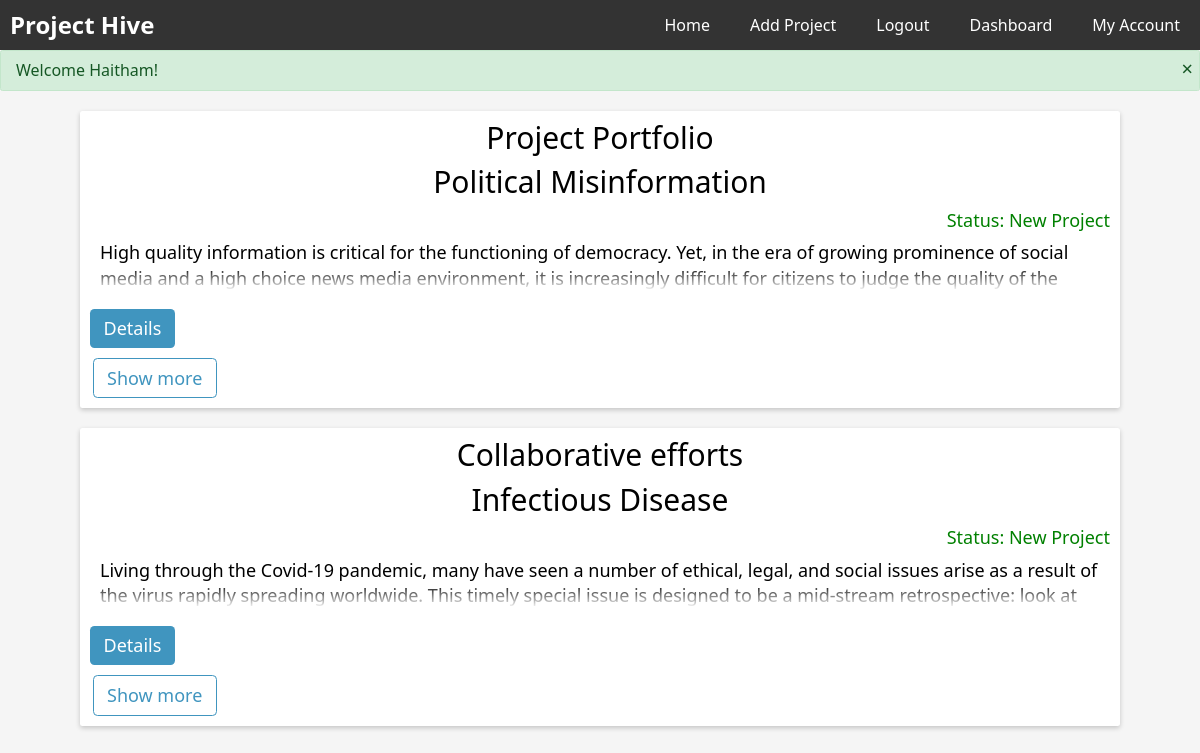
The page /dashboard (signed in) on the database its author committed.
### website/models.py (models this page shows)
class Project(db.Model):
    id = db.Column(db.Integer, primary_key=True)
    title = db.Column(db.String(500), nullable=False)
    start_date = db.Column(db.DateTime(timezone=True), default=func.now(), nullable=False)
    description = db.Column(db.String(5000), unique=True, nullable=False)
    status = db.Column(db.String(500), default="New Project")
    leaders = db.relationship('User', secondary='leader', backref='projects')

### website/views.py (the view)
@views.route('/dashboard')
@login_required
def dashboard():
    user = User.query.filter_by(email=current_user.email).first()
    leaders = Leader.query.filter_by(user_id=user.id).all() #grabbing all the leader's project
    collaborators = Collaborator.query.filter_by(user_id=user.id).all() #grabbing all the leader's project
    entries = []
    collaborator_entries = []
    for leader in leaders:
        projects = Project.query.filter_by(id=leader.project_id).all()
        if projects:
            for project in projects:
                entry = {}
                entry['title'] = project.title
                entry['description'] = project.description
                entry['status'] = project.status
                entry['id'] = project.id
                entries.append(entry)
    for collaborator in collaborators:
        projects = Project.query.filter_by(id=collaborator.project_id).all()
        if projects:
            for project in projects:
                collaborator_entry = {}
                collaborator_entry['title'] = project.title
                collaborator_entry['description'] = project.description
                collaborator_entry['status'] = project.status
                collaborator_entry['id'] = project.id
                collaborator_entries.append(collaborator_entry)
    flash(f'Welcome {user.first_name}!')
    return render_template('dashboard.html', user=current_user, entries=entries, collaborator_entries=collaborator_entries)

### website/__init__.py (called while the page is built)
def create_app():
    app = Flask(__name__)
    app.config["TEMPLATES_AUTO_RELOAD"] = True
    app.config['SQLALCHEMY_DATABASE_URI'] = f'sqlite:///{DB_NAME}'
    app.config['SECRET_KEY'] = "dsaljf;ldsakjf;lkdsjf,cmlkjlkwqjfoijlsad;"
    app.config['LOGIN_MESSAGE'] = 'Please log in to continue.'
    db.init_app(app)
    from website.views import views
    from website.auth import auth
    app.register_blueprint(views, url_prefix="/")
    app.register_blueprint(auth, url_prefix="/")
    from website import models
    from website.models import User
    create_database(app)
    login_manager = LoginManager()
    login_manager.login_view = 'auth.login'
    login_manager.login_message = 'Please log in to continue.' # set the custom login message
    login_manager.init_app(app)
    @login_manager.user_loader
    def load_user(id):
        return User.query.get(int(id))
    return app

### website/templates/dashboard.html (shortened to what this page needs)
{% extends "base.html" %} {% block title %} Dashboard {% endblock %} {% block main%}
<div class="card">
    <div class="title-grid portfolio">
        <div class="P-Title">Project Portfolio</div>
    </div>
    {% for entry in entries %}
        {% if loop.index <= 1 %}
            <div class="project-card">
                <div class="title-grid">
                    <div class="P-Title">{{ entry.title }}</div>
                    <div class="status">Status: {{entry.status}}</div>
                </div>
                <div class="Description">
                    {{ entry.description }}
                </div>
                <div class="card-footer">
                    <a href="{{ url_for('views_bp.details', id=entry.id) }}"><button class="homebtn">Details</button></a>
                </div>
            </div>
        {% endif %}
    {% endfor %}
    <div class="card-footer">
        <button class="homebtn btn-outline show-more-btn">Show more</button>
    </div>
</div>
<div class="card">
    <div class="title-grid">
        <div class="P-Title">Collaborative efforts</div>
    </div>
    {% for collaborator_entry in collaborator_entries %}
        {% if loop.index <= 1 %}
            <div class="collab-card">
                <div class="title-grid">
                    <div class="P-Title">{{ collaborator_entry.title }}</div>
                    <div class="status">Status: {{collaborator_entry.status}}</div>
                </div>
                <div class="Description">
                    {{ collaborator_entry.description }}
                </div>
                <div class="card-footer">
                    <a href="{{ url_for('views_bp.details', id=collaborator_entry.id) }}"><button class="homebtn">Details</button></a>
                </div>
            </div>
        {% endif %}
    {% endfor %}
    <div class="card-footer">
        <button class="homebtn btn-outline show-more-btn-collab">Show more</button>
    </div>
</div>
{% endblock %}
{% set active = 'dashboard' %}

### website/static/css/main.css (style rules this page uses)
*, *::after, *::before { box-sizing: border-box; }
html { font-size: 62.5%; }
body { background-color: #f5f5f5; }
input[type="text"], input[type="email"], input[type="password"], button { outline: none; width: 100%; }
a { text-decoration: none; }
.card { background-color: white; padding: 1rem; margin: 2rem 8rem; border: none; border-radius: 0.25rem; box-shadow: 0 2px 5px 0 rgba(0, 0, 0, 0.2); }
.P-Title { font-size: 3rem; margin-bottom: 1rem; text-align: center; }
.status { font-size: 1.8rem; margin-bottom: 0.5rem; text-align: end; color: green; }
.Description { font-size: 1.8rem; max-height: calc(2 * 1em * 1.4); line-height: 1.4; margin-left: 1rem; overflow: hidden; position: relative; margin-bottom: 1.8rem; }
.Description::before { content: ""; position: absolute; height: calc(1em * 1.4); width: 100%; bottom: 0; pointer-events: none; background: linear-gradient(to bottom, transparent, white); }
.card-footer { margin-top: 1rem; }
.homebtn { --color: hsl(200, 50%, 50%); background: var(--color); color: white; border: none; font-size: 1.8rem; padding: 0.5em 0.75em; border-radius: 0.25em; cursor: pointer; width: auto; }
.homebtn.btn-outline { background: none; border: 1px solid var(--color); color: var(--color); }
.homebtn+.homebtn { margin-left: 0.25rem; }
.portfolio { font-size: 1.4rem; border-bottom: #0b9c19; }

### rows shown on the page
Project: title "Political Misinformation", status "New Project", description "High quality information is critical for the functioning of democracy. Yet, in the era of growing prominence of social media and a high choice news media environment, it is increasingly difficult for citizens to judge the quality of the…"
Project: title "Infectious Disease", status "New Project", description "Living through the Covid-19 pandemic, many have seen a number of ethical, legal, and social issues arise as a result of the virus rapidly spreading worldwide. This timely special issue is designed to be a mid-stream retrospective: look at…"

### other values the page prints
{{ message }} "Welcome Haitham!"
